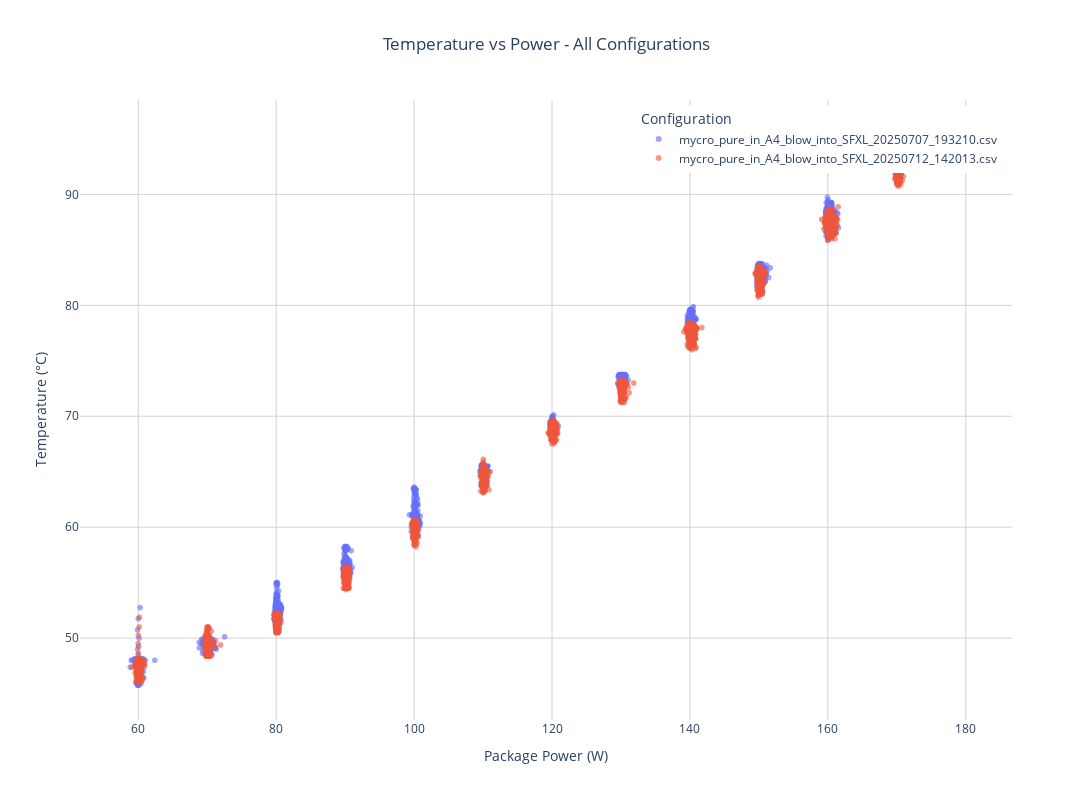

The cell this chart's notebook holds for it:
### Code cell
# Create combined plot
combined_data = pd.concat([
    df.assign(configuration=name)
    for name, df in dataframes.items()
])

fig = px.scatter(
    combined_data,
    x='Ppkg',
    y='Tdie',
    color='configuration',
    title='Temperature vs Power - All Configurations',
    labels={
        'Ppkg': 'Package Power (W)',
        'Tdie': 'Temperature (°C)',
        'configuration': 'Configuration'
    }
)

fig.update_traces(
    marker=dict(size=6, opacity=0.6),
    selector=dict(mode='markers')
)

fig.update_layout(
    plot_bgcolor='white',
    width=1200,
    height=800,
    title_x=0.5,
    showlegend=True,
    legend=dict(
        yanchor="top",
        y=0.99,
        xanchor="right",
        x=0.99
    )
)

fig.update_xaxes(gridcolor='lightgray')
fig.update_yaxes(gridcolor='lightgray')
fig.show()

### Figure 1 — Plotly figure (JSON) as saved in the notebook; plotly's stock layout.template omitted (floating-point values rounded to 4 significant figures; data arrays with more than 128 entries replaced by an {"elided": "..."} marker saying what was removed)
{"data": [{"hovertemplate": "Configuration=mycro_pure_in_A4_blow_into_SFXL_20250707_193210.csv<br>Package Power (W)=%{x}<br>Temperature (°C)=%{y}<extra></extra>", "legendgroup": "mycro_pure_in_A4_blow_into_SFXL_20250707_193210.csv", "marker": {"color": "#636efa", "symbol": "circle", "opacity": 0.6, "size": 6}, "mode": "markers", "name": "mycro_pure_in_A4_blow_into_SFXL_20250707_193210.csv", "showlegend": true, "x": {"elided": "10816 float values"}, "xaxis": "x", "y": {"elided": "10816 float values"}, "yaxis": "y", "type": "scattergl"}, {"hovertemplate": "Configuration=mycro_pure_in_A4_blow_into_SFXL_20250712_142013.csv<br>Package Power (W)=%{x}<br>Temperature (°C)=%{y}<extra></extra>", "legendgroup": "mycro_pure_in_A4_blow_into_SFXL_20250712_142013.csv", "marker": {"color": "#EF553B", "symbol": "circle", "opacity": 0.6, "size": 6}, "mode": "markers", "name": "mycro_pure_in_A4_blow_into_SFXL_20250712_142013.csv", "showlegend": true, "x": {"elided": "8414 float values"}, "xaxis": "x", "y": {"elided": "8414 float values"}, "yaxis": "y", "type": "scattergl"}], "layout": {"xaxis": {"anchor": "y", "domain": [0.0, 1.0], "title": {"text": "Package Power (W)"}, "gridcolor": "lightgray"}, "yaxis": {"anchor": "x", "domain": [0.0, 1.0], "title": {"text": "Temperature (°C)"}, "gridcolor": "lightgray"}, "legend": {"title": {"text": "Configuration"}, "tracegroupgap": 0, "yanchor": "top", "y": 0.99, "xanchor": "right", "x": 0.99}, "title": {"text": "Temperature vs Power - All Configurations", "x": 0.5}, "plot_bgcolor": "white", "width": 1200, "height": 800, "showlegend": true}}
